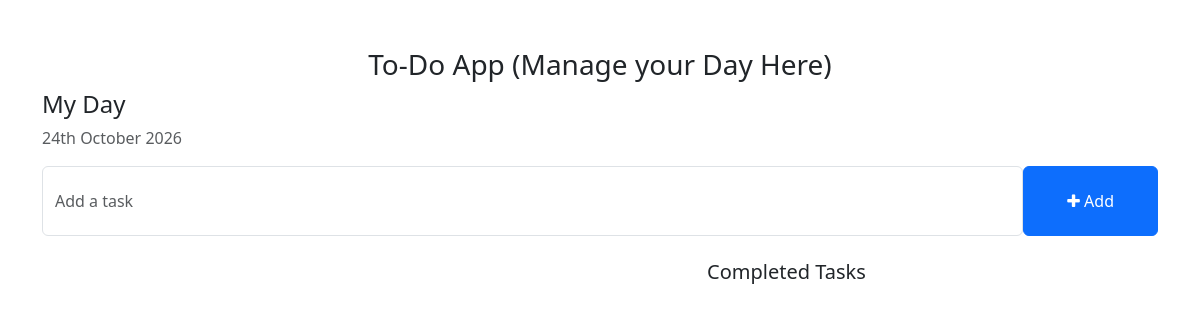
Before: / with the older database file.
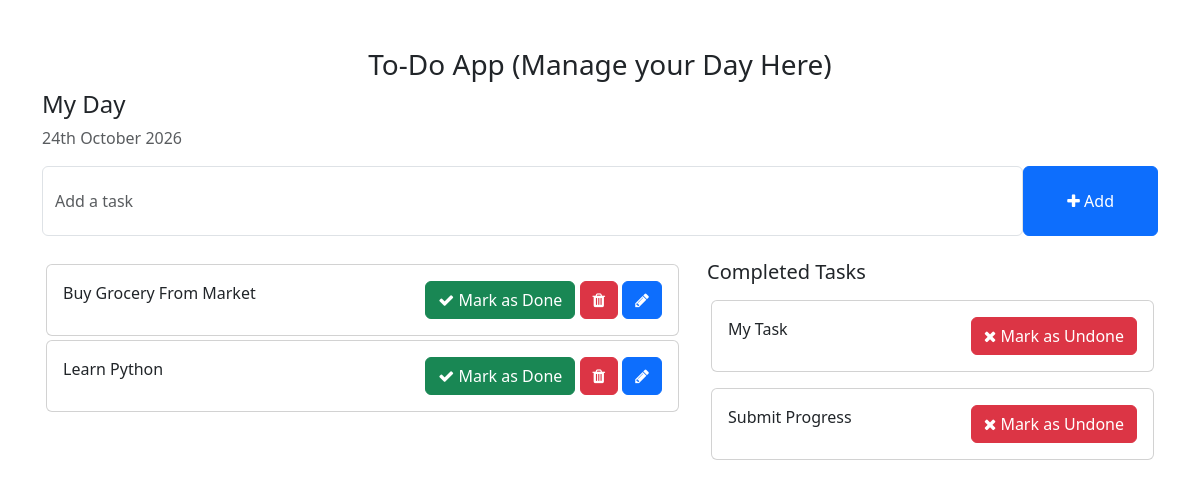
After: the same page with the newer database file.
### todo/models.py (models this page shows, shortened)
class Task(models.Model):
  task = models.CharField(max_length = 250)
  is_completed = models.BooleanField(default = False)
  created_at = models.DateTimeField(auto_now_add = True)
  updated_at = models.DateTimeField(auto_now = True)

### todo_main/views.py (the view)
# urls.py: 2. Add a URL to urlpatterns:  path('', views.home, name='home')
def home(request):
  tasks = Task.objects.filter(is_completed = False).order_by('-updated_at')
  completed_tasks = Task.objects.filter(is_completed = True)
  context = {
    'tasks' : tasks,
    'completed_tasks' : completed_tasks
  }
  return render(request, 'home.html', context)

### templates/home.html (shortened to what this page needs)
<!doctype html>
<html lang="en">
  <head>
    <link
      href="https://cdn.jsdelivr.net/npm/bootstrap@5.3.0-alpha1/dist/css/bootstrap.min.css"
      rel="stylesheet"
 />
    <link
      rel="stylesheet"
      href="https://cdnjs.cloudflare.com/ajax/libs/font-awesome/4.7.0/css/font-awesome.min.css" />
  </head>
  <body>
    <div class="container">
      <h3 class="pt-5 text-center">To-Do App (Manage your Day Here)</h3>
      <div class="row">
        <h4>My Day</h4>
        <p class="text-muted">{% now "jS F Y" %}</p>
        <form action="{% url 'addTask' %}" method="POST">
          <div class="form-group">
            <span style="display: flex">
              <input
                name="task"
                type="text"
                class="form-control"
                placeholder="Add a task" />
              <button
                type="submit"
                class="btn btn-primary"
                style="width: 150px">
                <i class="fa fa-plus"></i> Add
              </button>
            </span>
          </div>
        </form>
        <div
          class="pt-4 col-md-7 col-lg-7"
          style="height: 450px; overflow: scroll">
          {% for task in tasks %}
          <div class="card m-1">
            <div class="card-body">
              {{ task.task }}
              <span style="position: relative; float: right">
                <a
                  href="{% url 'mark_as_done' task.pk %}"
                  class="btn btn-success"
                  ><i class="fa fa-check"></i> Mark as Done</a
                >
                <a href="{% url 'delete_task' task.pk%}" class="btn btn-danger"><i class="fa fa-trash"></i></a>
                <a href="{% url 'edit_task' task.pk %}" class="btn btn-primary"
                  ><i class="fa fa-pencil"></i
                ></a>
              </span>
            </div>
          </div>
          {% endfor %}
        </div>
        <div class="pt-4 col-md-5 col-lg-5">
          <h5>Completed Tasks</h5>
          {% for task in completed_tasks %}
          <div class="mt-3 card m-1">
            <div class="card-body">
              {{ task.task }}
              <span style="position: relative; float: right">
                <a
                  href="{% url 'mark_as_undone' task.pk %}"
                  class="btn btn-danger"
                  ><i class="fa fa-times"></i> Mark as Undone</a
                >
              </span>
            </div>
          </div>
          {% endfor %}
        </div>
      </div>
    </div>
  </body>
</html>

### templates/home.html (style rules this page uses)
.form-control { padding: 1.375rem 0.75rem !important; }

Changed rows visible on the page:
added Task: task "Buy Grocery From Market", shown under "My Day"
added Task: task "Learn Python", shown under "My Day"
added Task: task "My Task", shown under "Completed Tasks"
added Task: task "Submit Progress", shown under "Completed Tasks"
